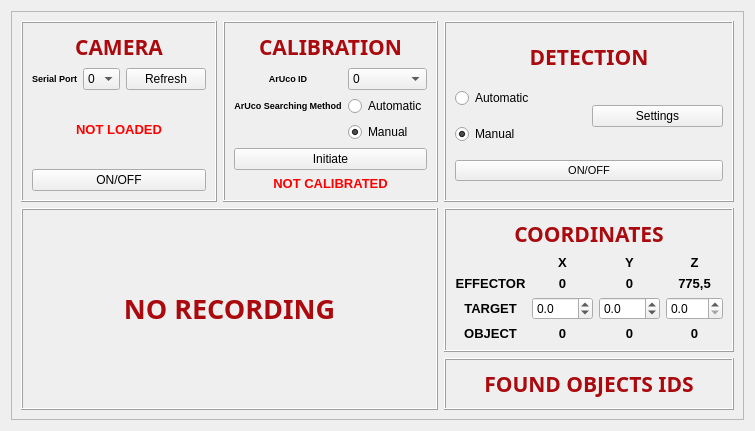
      <widget class="QWidget" name="tab_2">
       <attribute name="title">
        <string>COMPUTER VISION</string>
       </attribute>
       <layout class="QGridLayout" name="gridLayout_12">
        <item row="0" column="0">
         <widget class="QFrame" name="cv_mainframe">
          <property name="frameShape">
           <enum>QFrame::StyledPanel</enum>
          </property>
          <property name="frameShadow">
           <enum>QFrame::Raised</enum>
          </property>
          <layout class="QGridLayout" name="gridLayout_10">
           <item row="0" column="0">
            <widget class="QFrame" name="cv_camstatus">
             <property name="frameShape">
              <enum>QFrame::Box</enum>
             </property>
             <property name="frameShadow">
              <enum>QFrame::Raised</enum>
             </property>
             <layout class="QGridLayout" name="gridLayout_13">
              <item row="0" column="0" colspan="3">
               <widget class="QLabel" name="cv_camera_label">
                <property name="sizePolicy">
                 <sizepolicy hsizetype="Preferred" vsizetype="Fixed">
                  <horstretch>0</horstretch>
                  <verstretch>0</verstretch>
                 </sizepolicy>
                </property>
                <property name="font">
                 <font>
                  <family>BankGothic Md BT</family>
                  <pointsize>13</pointsize>
                  <weight>75</weight>
                  <italic>false</italic>
                  <bold>true</bold>
                  <underline>false</underline>
                  <strikeout>false</strikeout>
                  <kerning>true</kerning>
                 </font>
                </property>
                <property name="text">
                 <string>&lt;html&gt;&lt;head/&gt;&lt;body&gt;&lt;p&gt;&lt;span style=&quot; font-size:16pt; color:#aa090e;&quot;&gt;CAMERA&lt;/span&gt;&lt;/p&gt;&lt;/body&gt;&lt;/html&gt;</string>
                </property>
                <property name="alignment">
                 <set>Qt::AlignCenter</set>
                </property>
               </widget>
              </item>
              <item row="1" column="0">
               <widget class="QLabel" name="cv_serialport_label">
                <property name="text">
                 <string>&lt;html&gt;&lt;head/&gt;&lt;body&gt;&lt;p&gt;&lt;span style=&quot; font-size:7pt; font-weight:600;&quot;&gt;Serial Port&lt;/span&gt;&lt;/p&gt;&lt;/body&gt;&lt;/html&gt;</string>
                </property>
                <property name="alignment">
                 <set>Qt::AlignCenter</set>
                </property>
               </widget>
              </item>
              <item row="5" column="0" colspan="3">
               <widget class="QLabel" name="cv_camstatus_label">
                <property name="text">
                 <string>&lt;html&gt;&lt;head/&gt;&lt;body&gt;&lt;p&gt;&lt;span style=&quot; font-size:10pt; font-weight:600; color:#ff0000;&quot;&gt;NOT LOADED&lt;/span&gt;&lt;/p&gt;&lt;/body&gt;&lt;/html&gt;</string>
                </property>
                <property name="alignment">
                 <set>Qt::AlignCenter</set>
                </property>
               </widget>
              </item>
              <item row="6" column="0" colspan="3">
               <widget class="QPushButton" name="cv_camswitch">
                <property name="text">
                 <string>ON/OFF</string>
                </property>
               </widget>
              </item>
              <item row="1" column="1">
               <widget class="QComboBox" name="cv_serialport_combobox">
                <property name="cursor">
                 <cursorShape>PointingHandCursor</cursorShape>
                </property>
                <item>
                 <property name="text">
                  <string>0</string>
                 </property>
                </item>
                <item>
                 <property name="text">
                  <string>1</string>
                 </property>
                </item>
                <item>
                 <property name="text">
                  <string>2</string>
                 </property>
                </item>
                <item>
                 <property name="text">
                  <string>3</string>
                 </property>
                </item>
                <item>
                 <property name="text">
                  <string>4</string>
                 </property>
                </item>
                <item>
                 <property name="text">
                  <string>5</string>
                 </property>
                </item>
               </widget>
              </item>
              <item row="1" column="2">
               <widget class="QPushButton" name="cv_refresh_pushbutton">
                <property name="text">
                 <string>Refresh</string>
                </property>
               </widget>
              </item>
             </layout>
            </widget>
           </item>
           <item row="1" column="0" rowspan="3" colspan="2">
            <widget class="QFrame" name="cv_footage">
             <property name="frameShape">
              <enum>QFrame::Box</enum>
             </property>
             <property name="frameShadow">
              <enum>QFrame::Raised</enum>
             </property>
             <layout class="QGridLayout" name="gridLayout_15">
              <item row="0" column="0">
               <widget class="QLabel" name="cv_footage_label">
                <property name="font">
                 <font>
                  <family>BankGothic Md BT</family>
                  <pointsize>13</pointsize>
                  <weight>75</weight>
                  <italic>false</italic>
                  <bold>true</bold>
                  <underline>false</underline>
                  <strikeout>false</strikeout>
                  <kerning>true</kerning>
                 </font>
                </property>
                <property name="text">
                 <string>&lt;html&gt;&lt;head/&gt;&lt;body&gt;&lt;p&gt;&lt;span style=&quot; font-size:20pt; color:#aa090e;&quot;&gt;NO RECORDING&lt;/span&gt;&lt;/p&gt;&lt;/body&gt;&lt;/html&gt;</string>
                </property>
                <property name="alignment">
                 <set>Qt::AlignCenter</set>
                </property>
               </widget>
              </item>
             </layout>
            </widget>
           </item>
           <item row="1" column="2">
            <widget class="QFrame" name="cv_coordinates">
             <property name="maximumSize">
              <size>
               <width>660</width>
               <height>16777215</height>
              </size>
             </property>
             <property name="frameShape">
              <enum>QFrame::Box</enum>
             </property>
             <property name="frameShadow">
              <enum>QFrame::Raised</enum>
             </property>
             <layout class="QGridLayout" name="gridLayout_17">
              <item row="4" column="1" colspan="2">
               <widget class="QLabel" name="cv_x_obj_label">
                <property name="text">
                 <string>&lt;html&gt;&lt;head/&gt;&lt;body&gt;&lt;p&gt;&lt;span style=&quot; font-size:10pt; font-weight:600;&quot;&gt;0&lt;/span&gt;&lt;/p&gt;&lt;/body&gt;&lt;/html&gt;</string>
                </property>
                <property name="alignment">
                 <set>Qt::AlignCenter</set>
                </property>
               </widget>
              </item>
              <item row="1" column="3" colspan="2">
               <widget class="QLabel" name="cv_y_label">
                <property name="text">
                 <string>&lt;html&gt;&lt;head/&gt;&lt;body&gt;&lt;p&gt;&lt;span style=&quot; font-size:10pt; font-weight:600;&quot;&gt;Y&lt;/span&gt;&lt;/p&gt;&lt;/body&gt;&lt;/html&gt;</string>
                </property>
                <property name="alignment">
                 <set>Qt::AlignCenter</set>
                </property>
               </widget>
              </item>
              <item row="2" column="1" colspan="2">
               <widget class="QLabel" name="cv_x_pos_label">
                <property name="text">
                 <string>&lt;html&gt;&lt;head/&gt;&lt;body&gt;&lt;p&gt;&lt;span style=&quot; font-size:10pt; font-weight:600;&quot;&gt;0&lt;/span&gt;&lt;/p&gt;&lt;/body&gt;&lt;/html&gt;</string>
                </property>
                <property name="alignment">
                 <set>Qt::AlignCenter</set>
                </property>
               </widget>
              </item>
              <item row="4" column="3" colspan="2">
               <widget class="QLabel" name="cv_y_obj_label">
                <property name="text">
                 <string>&lt;html&gt;&lt;head/&gt;&lt;body&gt;&lt;p&gt;&lt;span style=&quot; font-size:10pt; font-weight:600;&quot;&gt;0&lt;/span&gt;&lt;/p&gt;&lt;/body&gt;&lt;/html&gt;</string>
                </property>
                <property name="alignment">
                 <set>Qt::AlignCenter</set>
                </property>
               </widget>
              </item>
              <item row="3" column="3" colspan="2">
               <widget class="QDoubleSpinBox" name="cv_y_target_spinbox">
                <property name="decimals">
                 <number>1</number>
                </property>
                <property name="minimum">
                 <double>-800.000000000000000</double>
                </property>
                <property name="maximum">
                 <double>800.000000000000000</double>
                </property>
               </widget>
              </item>
              <item row="0" column="0" colspan="7">
               <widget class="QLabel" name="cv_coordinates_label">
                <property name="sizePolicy">
                 <sizepolicy hsizetype="Preferred" vsizetype="Fixed">
                  <horstretch>0</horstretch>
                  <verstretch>0</verstretch>
                 </sizepolicy>
                </property>
                <property name="font">
                 <font>
                  <family>BankGothic Md BT</family>
                  <pointsize>13</pointsize>
                  <weight>75</weight>
                  <italic>false</italic>
                  <bold>true</bold>
                  <underline>false</underline>
                  <strikeout>false</strikeout>
                  <kerning>true</kerning>
                 </font>
                </property>
                <property name="text">
                 <string>&lt;html&gt;&lt;head/&gt;&lt;body&gt;&lt;p&gt;&lt;span style=&quot; font-size:16pt; color:#aa090e;&quot;&gt;COORDINATES&lt;/span&gt;&lt;/p&gt;&lt;/body&gt;&lt;/html&gt;</string>
                </property>
                <property name="alignment">
                 <set>Qt::AlignCenter</set>
                </property>
               </widget>
              </item>
              <item row="3" column="5" colspan="2">
               <widget class="QDoubleSpinBox" name="cv_z_target_spinbox">
                <property name="decimals">
                 <number>1</number>
                </property>
                <property name="maximum">
                 <double>800.000000000000000</double>
                </property>
               </widget>
              </item>
              <item row="4" column="5" colspan="2">
               <widget class="QLabel" name="cv_z_obj_label">
                <property name="text">
                 <string>&lt;html&gt;&lt;head/&gt;&lt;body&gt;&lt;p&gt;&lt;span style=&quot; font-size:10pt; font-weight:600;&quot;&gt;0&lt;/span&gt;&lt;/p&gt;&lt;/body&gt;&lt;/html&gt;</string>
                </property>
                <property name="alignment">
                 <set>Qt::AlignCenter</set>
                </property>
               </widget>
              </item>
              <item row="2" column="0">
               <widget class="QLabel" name="cv_current_label">
                <property name="text">
                 <string>&lt;html&gt;&lt;head/&gt;&lt;body&gt;&lt;p&gt;&lt;span style=&quot; font-size:10pt; font-weight:600;&quot;&gt;EFFECTOR&lt;/span&gt;&lt;/p&gt;&lt;/body&gt;&lt;/html&gt;</string>
                </property>
                <property name="alignment">
                 <set>Qt::AlignCenter</set>
                </property>
               </widget>
              </item>
              <item row="2" column="5" colspan="2">
               <widget class="QLabel" name="cv_z_pos_label">
                <property name="text">
                 <string>&lt;html&gt;&lt;head/&gt;&lt;body&gt;&lt;p&gt;&lt;span style=&quot; font-size:10pt; font-weight:600;&quot;&gt;775,5&lt;/span&gt;&lt;/p&gt;&lt;/body&gt;&lt;/html&gt;</string>
                </property>
                <property name="alignment">
                 <set>Qt::AlignCenter</set>
                </property>
               </widget>
              </item>
              <item row="4" column="0">
               <widget class="QLabel" name="cv_obj_label">
                <property name="text">
                 <string>&lt;html&gt;&lt;head/&gt;&lt;body&gt;&lt;p&gt;&lt;span style=&quot; font-size:10pt; font-weight:600;&quot;&gt;OBJECT&lt;/span&gt;&lt;/p&gt;&lt;/body&gt;&lt;/html&gt;</string>
                </property>
                <property name="alignment">
                 <set>Qt::AlignCenter</set>
                </property>
               </widget>
              </item>
              <item row="2" column="3" colspan="2">
               <widget class="QLabel" name="cv_y_pos_label">
                <property name="text">
                 <string>&lt;html&gt;&lt;head/&gt;&lt;body&gt;&lt;p&gt;&lt;span style=&quot; font-size:10pt; font-weight:600;&quot;&gt;0&lt;/span&gt;&lt;/p&gt;&lt;/body&gt;&lt;/html&gt;</string>
                </property>
                <property name="alignment">
                 <set>Qt::AlignCenter</set>
                </property>
               </widget>
              </item>
              <item row="3" column="1" colspan="2">
               <widget class="QDoubleSpinBox" name="cv_x_target_spinbox">
                <property name="decimals">
                 <number>1</number>
                </property>
                <property name="minimum">
                 <double>-800.000000000000000</double>
                </property>
                <property name="maximum">
                 <double>800.000000000000000</double>
                </property>
               </widget>
              </item>
              <item row="1" column="5" colspan="2">
               <widget class="QLabel" name="cv_z_label">
                <property name="text">
                 <string>&lt;html&gt;&lt;head/&gt;&lt;body&gt;&lt;p&gt;&lt;span style=&quot; font-size:10pt; font-weight:600;&quot;&gt;Z&lt;/span&gt;&lt;/p&gt;&lt;/body&gt;&lt;/html&gt;</string>
                </property>
                <property name="alignment">
                 <set>Qt::AlignCenter</set>
                </property>
               </widget>
              </item>
              <item row="3" column="0">
               <widget class="QLabel" name="cv_target_label">
                <property name="text">
                 <string>&lt;html&gt;&lt;head/&gt;&lt;body&gt;&lt;p&gt;&lt;span style=&quot; font-size:10pt; font-weight:600;&quot;&gt;TARGET&lt;/span&gt;&lt;/p&gt;&lt;/body&gt;&lt;/html&gt;</string>
                </property>
                <property name="alignment">
                 <set>Qt::AlignCenter</set>
                </property>
               </widget>
              </item>
              <item row="1" column="1" colspan="2">
               <widget class="QLabel" name="cv_x_label">
                <property name="text">
                 <string>&lt;html&gt;&lt;head/&gt;&lt;body&gt;&lt;p&gt;&lt;span style=&quot; font-size:10pt; font-weight:600;&quot;&gt;X&lt;/span&gt;&lt;/p&gt;&lt;/body&gt;&lt;/html&gt;</string>
                </property>
                <property name="alignment">
                 <set>Qt::AlignCenter</set>
                </property>
               </widget>
              </item>
             </layout>
            </widget>
           </item>
           <item row="0" column="1">
            <widget class="QFrame" name="cv_calibration">
             <property name="frameShape">
              <enum>QFrame::Box</enum>
             </property>
             <property name="frameShadow">
              <enum>QFrame::Raised</enum>
             </property>
             <layout class="QGridLayout" name="gridLayout_14">
              <item row="2" column="1">
               <widget class="QRadioButton" name="cv_arucosearch_radiobutton1">
                <property name="text">
                 <string>Automatic</string>
                </property>
               </widget>
              </item>
              <item row="3" column="1">
               <widget class="QRadioButton" name="cv_arucosearch_radiobutton2">
                <property name="text">
                 <string>Manual</string>
                </property>
                <property name="checked">
                 <bool>true</bool>
                </property>
               </widget>
              </item>
              <item row="0" column="0" colspan="2">
               <widget class="QLabel" name="cv_calibration_label">
                <property name="sizePolicy">
                 <sizepolicy hsizetype="Preferred" vsizetype="Fixed">
                  <horstretch>0</horstretch>
                  <verstretch>0</verstretch>
                 </sizepolicy>
                </property>
                <property name="font">
                 <font>
                  <family>BankGothic Md BT</family>
                  <pointsize>13</pointsize>
                  <weight>75</weight>
                  <italic>false</italic>
                  <bold>true</bold>
                  <underline>false</underline>
                  <strikeout>false</strikeout>
                  <kerning>true</kerning>
                 </font>
                </property>
                <property name="text">
                 <string>&lt;html&gt;&lt;head/&gt;&lt;body&gt;&lt;p&gt;&lt;span style=&quot; font-size:16pt; color:#aa090e;&quot;&gt;CALIBRATION&lt;/span&gt;&lt;/p&gt;&lt;/body&gt;&lt;/html&gt;</string>
                </property>
                <property name="alignment">
                 <set>Qt::AlignCenter</set>
                </property>
               </widget>
              </item>
              <item row="2" column="0">
               <widget class="QLabel" name="cv_method_label">
                <property name="text">
                 <string>&lt;html&gt;&lt;head/&gt;&lt;body&gt;&lt;p&gt;&lt;span style=&quot; font-size:7pt; font-weight:600;&quot;&gt;ArUco Searching Method&lt;/span&gt;&lt;/p&gt;&lt;/body&gt;&lt;/html&gt;</string>
                </property>
                <property name="alignment">
                 <set>Qt::AlignCenter</set>
                </property>
               </widget>
              </item>
              <item row="5" column="0" colspan="2">
               <widget class="QLabel" name="cv_calibstatus_label">
                <property name="text">
                 <string>&lt;html&gt;&lt;head/&gt;&lt;body&gt;&lt;p&gt;&lt;span style=&quot; font-size:10pt; font-weight:600; color:#ff0000;&quot;&gt;NOT CALIBRATED&lt;/span&gt;&lt;/p&gt;&lt;/body&gt;&lt;/html&gt;</string>
                </property>
                <property name="alignment">
                 <set>Qt::AlignCenter</set>
                </property>
               </widget>
              </item>
              <item row="1" column="0">
               <widget class="QLabel" name="cv_arucoid_label">
                <property name="text">
                 <string>&lt;html&gt;&lt;head/&gt;&lt;body&gt;&lt;p&gt;&lt;span style=&quot; font-size:7pt; font-weight:600;&quot;&gt;ArUco ID&lt;/span&gt;&lt;/p&gt;&lt;/body&gt;&lt;/html&gt;</string>
                </property>
                <property name="alignment">
                 <set>Qt::AlignCenter</set>
                </property>
               </widget>
              </item>
              <item row="4" column="0" colspan="2">
               <widget class="QPushButton" name="cv_calibration_pushbutton">
                <property name="text">
                 <string>Initiate</string>
                </property>
               </widget>
              </item>
              <item row="1" column="1">
               <widget class="QComboBox" name="cv_arucoid_combobox">
                <property name="cursor">
                 <cursorShape>PointingHandCursor</cursorShape>
                </property>
                <item>
                 <property name="text">
                  <string>0</string>
                 </property>
                </item>
                <item>
                 <property name="text">
                  <string>1</string>
                 </property>
                </item>
                <item>
                 <property name="text">
                  <string>2</string>
                 </property>
                </item>
                <item>
                 <property name="text">
                  <string>3</string>
                 </property>
                </item>
                <item>
                 <property name="text">
                  <string>4</string>
                 </property>
                </item>
                <item>
                 <property name="text">
                  <string>5</string>
                 </property>
                </item>
                <item>
                 <property name="text">
                  <string>6</string>
                 </property>
                </item>
               </widget>
              </item>
             </layout>
            </widget>
           </item>
           <item row="0" column="2">
            <widget class="QFrame" name="cv_mode">
             <property name="frameShape">
              <enum>QFrame::Box</enum>
             </property>
             <property name="frameShadow">
              <enum>QFrame::Raised</enum>
             </property>
             <layout class="QGridLayout" name="gridLayout_16">
              <item row="3" column="0">
               <widget class="QRadioButton" name="cv_operation_radiobutton2">
                <property name="text">
                 <string>Manual</string>
                </property>
                <property name="checked">
                 <bool>true</bool>
                </property>
               </widget>
              </item>
              <item row="0" column="0" colspan="2">
               <widget class="QLabel" name="cv_mode_label">
                <property name="sizePolicy">
                 <sizepolicy hsizetype="Preferred" vsizetype="Fixed">
                  <horstretch>0</horstretch>
                  <verstretch>0</verstretch>
                 </sizepolicy>
                </property>
                <property name="font">
                 <font>
                  <family>BankGothic Md BT</family>
                  <pointsize>13</pointsize>
                  <weight>75</weight>
                  <italic>false</italic>
                  <bold>true</bold>
                  <underline>false</underline>
                  <strikeout>false</strikeout>
                  <kerning>true</kerning>
                 </font>
                </property>
                <property name="text">
                 <string>&lt;html&gt;&lt;head/&gt;&lt;body&gt;&lt;p&gt;&lt;span style=&quot; font-size:16pt; color:#aa090e;&quot;&gt;DETECTION&lt;/span&gt;&lt;/p&gt;&lt;/body&gt;&lt;/html&gt;</string>
                </property>
                <property name="alignment">
                 <set>Qt::AlignCenter</set>
                </property>
               </widget>
              </item>
              <item row="2" column="0">
               <widget class="QRadioButton" name="cv_operation_radiobutton1">
                <property name="text">
                 <string>Automatic</string>
                </property>
               </widget>
              </item>
              <item row="4" column="0" colspan="2">
               <widget class="QPushButton" name="cv_operation_pushbutton">
                <property name="font">
                 <font>
                  <family>MS Shell Dlg 2</family>
                  <pointsize>8</pointsize>
                  <weight>50</weight>
                  <italic>false</italic>
                  <bold>false</bold>
                 </font>
                </property>
                <property name="styleSheet">
                 <string notr="true">font: 8pt &quot;MS Shell Dlg 2&quot;;</string>
                </property>
                <property name="text">
                 <string>ON/OFF</string>
                </property>
               </widget>
              </item>
              <item row="2" column="1" rowspan="2">
               <widget class="QPushButton" name="cv_settings_pushbutton">
                <property name="text">
                 <string>Settings</string>
                </property>
               </widget>
              </item>
             </layout>
            </widget>
           </item>
           <item row="2" column="2" rowspan="2">
            <widget class="QFrame" name="cv_ids">
             <property name="frameShape">
              <enum>QFrame::Box</enum>
             </property>
             <property name="frameShadow">
              <enum>QFrame::Raised</enum>
             </property>
             <layout class="QGridLayout" name="gridLayout_18">
              <item row="0" column="0">
               <widget class="QLabel" name="cv_ids_label">
                <property name="sizePolicy">
                 <sizepolicy hsizetype="Minimum" vsizetype="Minimum">
                  <horstretch>0</horstretch>
                  <verstretch>0</verstretch>
                 </sizepolicy>
                </property>
                <property name="font">
                 <font>
                  <family>BankGothic Md BT</family>
                  <pointsize>13</pointsize>
                  <weight>75</weight>
                  <italic>false</italic>
                  <bold>true</bold>
                  <underline>false</underline>
                  <strikeout>false</strikeout>
                  <kerning>true</kerning>
                 </font>
                </property>
                <property name="text">
                 <string>&lt;html&gt;&lt;head/&gt;&lt;body&gt;&lt;p&gt;&lt;span style=&quot; font-size:16pt; color:#aa090e;&quot;&gt;FOUND OBJECTS IDS&lt;/span&gt;&lt;/p&gt;&lt;/body&gt;&lt;/html&gt;</string>
                </property>
                <property name="alignment">
                 <set>Qt::AlignHCenter|Qt::AlignTop</set>
                </property>
               </widget>
              </item>
             </layout>
            </widget>
           </item>
          </layout>
         </widget>
        </item>
       </layout>
      </widget>
